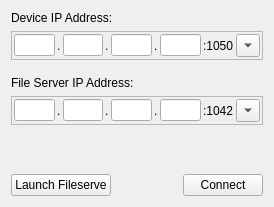
<?xml version="1.0" encoding="UTF-8"?>
<ui version="4.0">
 <class>ezQtRemoteConnectionDlg</class>
 <widget class="QDialog" name="ezQtRemoteConnectionDlg">
  <property name="geometry">
   <rect>
    <x>0</x>
    <y>0</y>
    <width>274</width>
    <height>207</height>
   </rect>
  </property>
  <property name="minimumSize">
   <size>
    <width>200</width>
    <height>0</height>
   </size>
  </property>
  <property name="maximumSize">
   <size>
    <width>353</width>
    <height>300</height>
   </size>
  </property>
  <property name="windowTitle">
   <string>Remote Connection</string>
  </property>
  <property name="windowIcon">
   <iconset resource="../QtResources/resources.qrc">
    <normaloff>:/EditorFramework/Icons/Connection16.png</normaloff>:/EditorFramework/Icons/Connection16.png</iconset>
  </property>
  <layout class="QVBoxLayout" name="verticalLayout_2">
   <item>
    <widget class="QLabel" name="label">
     <property name="toolTip">
      <string>The IP address of the device on which the remote engine process is running.</string>
     </property>
     <property name="text">
      <string>Device IP Address:</string>
     </property>
    </widget>
   </item>
   <item>
    <widget class="QFrame" name="frame">
     <property name="minimumSize">
      <size>
       <width>0</width>
       <height>0</height>
      </size>
     </property>
     <property name="maximumSize">
      <size>
       <width>350</width>
       <height>16777215</height>
      </size>
     </property>
     <property name="frameShape">
      <enum>QFrame::StyledPanel</enum>
     </property>
     <property name="frameShadow">
      <enum>QFrame::Sunken</enum>
     </property>
     <layout class="QVBoxLayout" name="verticalLayout">
      <property name="spacing">
       <number>2</number>
      </property>
      <property name="leftMargin">
       <number>2</number>
      </property>
      <property name="topMargin">
       <number>2</number>
      </property>
      <property name="rightMargin">
       <number>2</number>
      </property>
      <property name="bottomMargin">
       <number>2</number>
      </property>
      <item>
       <layout class="QHBoxLayout" name="horizontalLayout">
        <item>
         <widget class="QLineEdit" name="IP1">
          <property name="inputMask">
           <string>000</string>
          </property>
          <property name="maxLength">
           <number>3</number>
          </property>
         </widget>
        </item>
        <item>
         <widget class="QLabel" name="label_2">
          <property name="text">
           <string>.</string>
          </property>
         </widget>
        </item>
        <item>
         <widget class="QLineEdit" name="IP2">
          <property name="inputMask">
           <string>000</string>
          </property>
          <property name="maxLength">
           <number>3</number>
          </property>
         </widget>
        </item>
        <item>
         <widget class="QLabel" name="label_3">
          <property name="text">
           <string>.</string>
          </property>
         </widget>
        </item>
        <item>
         <widget class="QLineEdit" name="IP3">
          <property name="inputMask">
           <string>000</string>
          </property>
          <property name="maxLength">
           <number>3</number>
          </property>
         </widget>
        </item>
        <item>
         <widget class="QLabel" name="label_4">
          <property name="text">
           <string>.</string>
          </property>
         </widget>
        </item>
        <item>
         <widget class="QLineEdit" name="IP4">
          <property name="inputMask">
           <string>000</string>
          </property>
          <property name="maxLength">
           <number>3</number>
          </property>
         </widget>
        </item>
        <item>
         <widget class="QLabel" name="LabelPort">
          <property name="text">
           <string>:1050</string>
          </property>
         </widget>
        </item>
        <item>
         <widget class="QToolButton" name="RecentIPs">
          <property name="text">
           <string>...</string>
          </property>
          <property name="popupMode">
           <enum>QToolButton::InstantPopup</enum>
          </property>
          <property name="arrowType">
           <enum>Qt::DownArrow</enum>
          </property>
         </widget>
        </item>
       </layout>
      </item>
     </layout>
    </widget>
   </item>
   <item>
    <spacer name="verticalSpacer_2">
     <property name="orientation">
      <enum>Qt::Vertical</enum>
     </property>
     <property name="sizeType">
      <enum>QSizePolicy::Fixed</enum>
     </property>
     <property name="sizeHint" stdset="0">
      <size>
       <width>20</width>
       <height>10</height>
      </size>
     </property>
    </spacer>
   </item>
   <item>
    <widget class="QLabel" name="LabelFileserveCmd_2">
     <property name="toolTip">
      <string>The IP address that the remote engine process should use to connect to the file server. Typically the IP through which the device can reach this PC.</string>
     </property>
     <property name="text">
      <string>File Server IP Address:</string>
     </property>
    </widget>
   </item>
   <item>
    <widget class="QFrame" name="frame_2">
     <property name="minimumSize">
      <size>
       <width>0</width>
       <height>0</height>
      </size>
     </property>
     <property name="maximumSize">
      <size>
       <width>350</width>
       <height>16777215</height>
      </size>
     </property>
     <property name="frameShape">
      <enum>QFrame::StyledPanel</enum>
     </property>
     <property name="frameShadow">
      <enum>QFrame::Sunken</enum>
     </property>
     <layout class="QVBoxLayout" name="verticalLayout_3">
      <property name="spacing">
       <number>2</number>
      </property>
      <property name="leftMargin">
       <number>2</number>
      </property>
      <property name="topMargin">
       <number>2</number>
      </property>
      <property name="rightMargin">
       <number>2</number>
      </property>
      <property name="bottomMargin">
       <number>2</number>
      </property>
      <item>
       <layout class="QHBoxLayout" name="horizontalLayout_3">
        <item>
         <widget class="QLineEdit" name="FsIP1">
          <property name="inputMask">
           <string>000</string>
          </property>
          <property name="maxLength">
           <number>3</number>
          </property>
         </widget>
        </item>
        <item>
         <widget class="QLabel" name="label_5">
          <property name="text">
           <string>.</string>
          </property>
         </widget>
        </item>
        <item>
         <widget class="QLineEdit" name="FsIP2">
          <property name="inputMask">
           <string>000</string>
          </property>
          <property name="maxLength">
           <number>3</number>
          </property>
         </widget>
        </item>
        <item>
         <widget class="QLabel" name="label_6">
          <property name="text">
           <string>.</string>
          </property>
         </widget>
        </item>
        <item>
         <widget class="QLineEdit" name="FsIP3">
          <property name="inputMask">
           <string>000</string>
          </property>
          <property name="maxLength">
           <number>3</number>
          </property>
         </widget>
        </item>
        <item>
         <widget class="QLabel" name="label_7">
          <property name="text">
           <string>.</string>
          </property>
         </widget>
        </item>
        <item>
         <widget class="QLineEdit" name="FsIP4">
          <property name="inputMask">
           <string>000</string>
          </property>
          <property name="maxLength">
           <number>3</number>
          </property>
         </widget>
        </item>
        <item>
         <widget class="QLabel" name="LabelPort_2">
          <property name="text">
           <string>:1042</string>
          </property>
         </widget>
        </item>
        <item>
         <widget class="QToolButton" name="RecentFsIPs">
          <property name="text">
           <string>...</string>
          </property>
          <property name="popupMode">
           <enum>QToolButton::InstantPopup</enum>
          </property>
          <property name="arrowType">
           <enum>Qt::DownArrow</enum>
          </property>
         </widget>
        </item>
       </layout>
      </item>
     </layout>
    </widget>
   </item>
   <item>
    <spacer name="verticalSpacer">
     <property name="orientation">
      <enum>Qt::Vertical</enum>
     </property>
     <property name="sizeHint" stdset="0">
      <size>
       <width>20</width>
       <height>55</height>
      </size>
     </property>
    </spacer>
   </item>
   <item>
    <layout class="QHBoxLayout" name="horizontalLayout_2">
     <item>
      <widget class="QPushButton" name="ButtonLaunchFS">
       <property name="text">
        <string>Launch Fileserve</string>
       </property>
       <property name="autoDefault">
        <bool>false</bool>
       </property>
      </widget>
     </item>
     <item>
      <spacer name="horizontalSpacer">
       <property name="orientation">
        <enum>Qt::Horizontal</enum>
       </property>
       <property name="sizeHint" stdset="0">
        <size>
         <width>40</width>
         <height>20</height>
        </size>
       </property>
      </spacer>
     </item>
     <item>
      <widget class="QPushButton" name="ButtonConnect">
       <property name="text">
        <string>Connect</string>
       </property>
       <property name="autoDefault">
        <bool>false</bool>
       </property>
      </widget>
     </item>
    </layout>
   </item>
  </layout>
 </widget>
 <resources>
  <include location="../../../Code/Tools/GuiFoundation/QtResources/resources.qrc"/>
  <include location="../QtResources/resources.qrc"/>
 </resources>
 <connections/>
</ui> 
